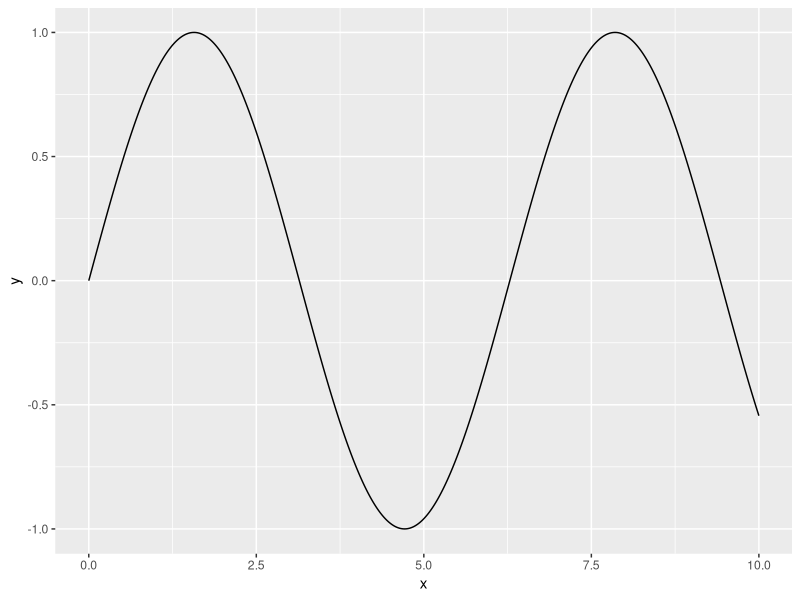
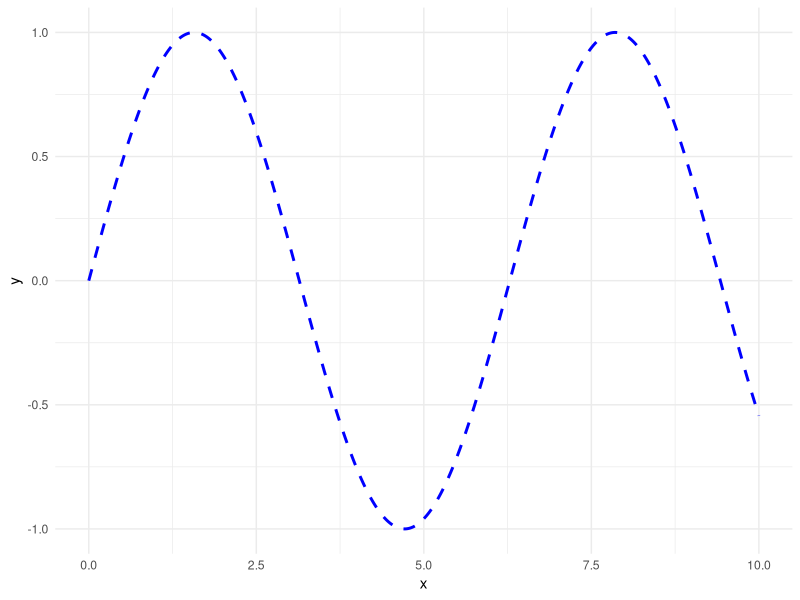
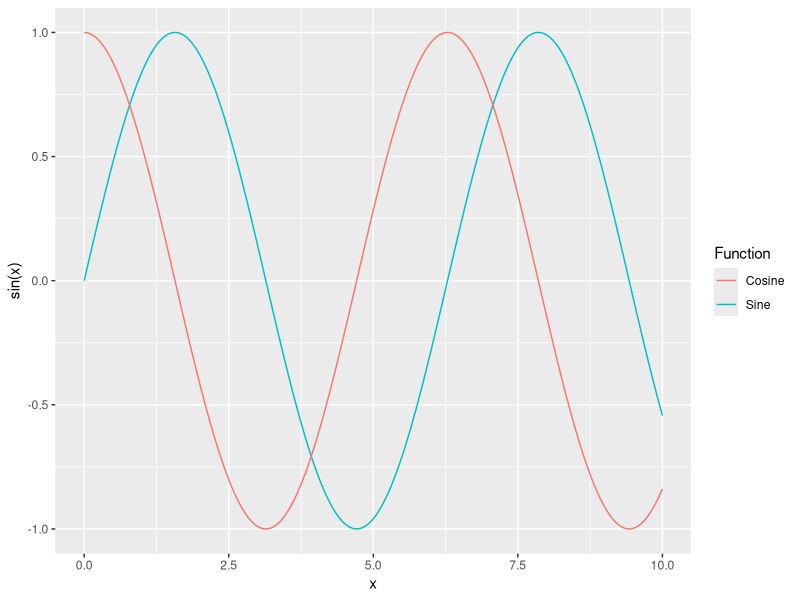
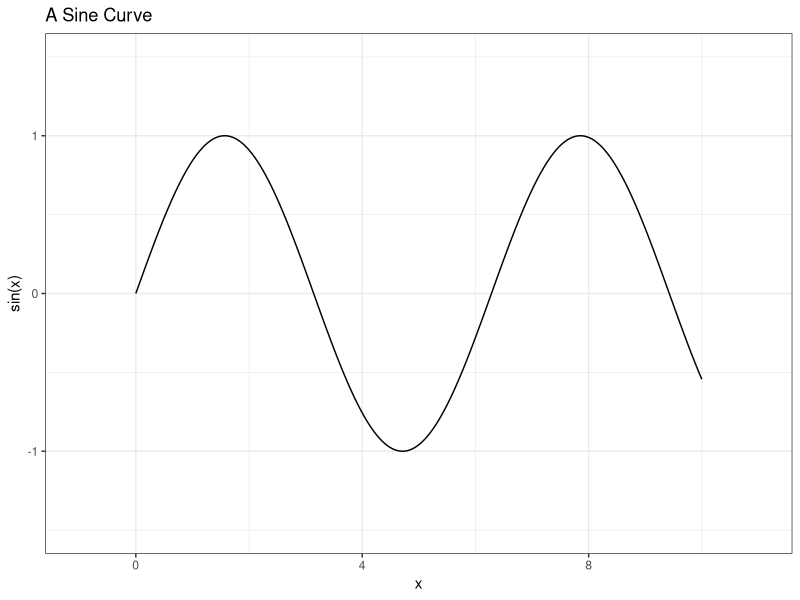

These charts were generated, in order, by the following R code:
## ---- chunk 1
library(tidyverse)
## ---- chunk 2
# Generate data
df <- tibble(
  x = seq(0, 10, length.out = 1000),
  y = sin(x)
)

# Basic line plot
ggplot(df, aes(x = x, y = y)) +
  geom_line()
## ---- chunk 3
# Color and Linetype
ggplot(df, aes(x = x, y = y)) +
  geom_line(color = "blue", linetype = "dashed", size = 1) +
  theme_minimal()
## ---- chunk 4
# Layering approach
ggplot(df, aes(x = x)) +
  geom_line(aes(y = sin(x), color = "Sine")) +
  geom_line(aes(y = cos(x), color = "Cosine")) +
  labs(color = "Function")
## ---- chunk 5
ggplot(df, aes(x = x, y = y)) +
  geom_line() +
  xlim(-1, 11) +
  ylim(-1.5, 1.5) +
  labs(
    title = "A Sine Curve",
    x = "x",
    y = "sin(x)"
  ) +
  theme_bw()
